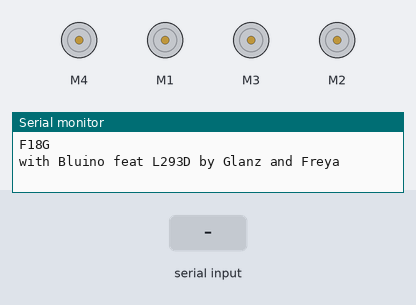
Recording of a sketch running on a simulated Arduino Uno, built with avr-gcc and run on an emulated ATmega328P. On the bench: 4 × DC motor (green arrow = forward, orange = backward, longer = faster), the last lines printed to the serial monitor. Inputs (shaded band) come from the test bench.

Above: at 1.2 s.
1.3 s: "0" received over Serial
2.8 s: "w" received over Serial
At 3.3 s:
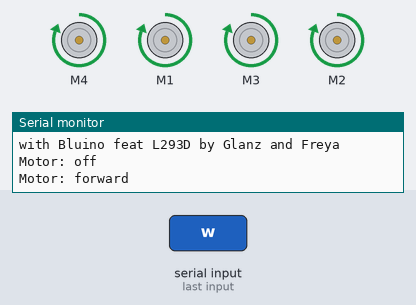
4.3 s: "a" received over Serial
At 5.5 s:
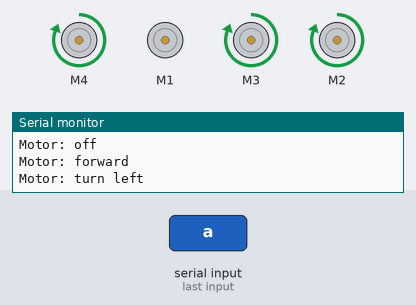
5.8 s: "d" received over Serial
At 6.8 s:
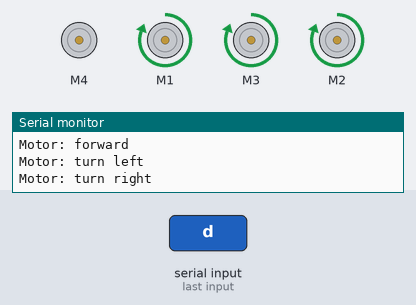
7.3 s: "s" received over Serial
At 7.9 s:
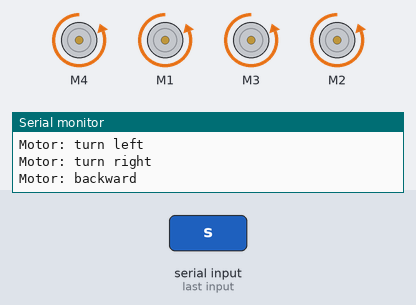
Timing chart, 0 to 9.8 s (numbered marks = the images above; inputs shaded):
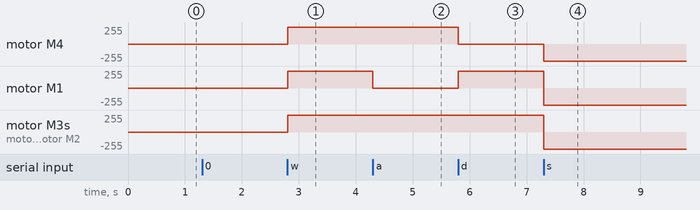

Measured:
- after the input at 2.8 s, motor M4, motor M1, motor M3, motor M2: stopped → forward 255/255 at once
- after the input at 4.3 s, motor M1: forward 255/255 → stopped at once
- after the input at 5.8 s, motor M4: forward 255/255 → stopped at once; motor M1: stopped → forward 255/255 at once
- after the input at 7.3 s, motor M4: stopped → backward 255/255 at once; motor M1, motor M3, motor M2: forward 255/255 → backward 255/255 at once

The sketch:

F18G_4WD_BluinoBluetoothController.ino
```cpp
// The logic can be applied to work on Bluetooth funduino joystick
// Can be upgraded to TRANSFORM INTO QUADCOPTER with stepper
// the the tires movement is reversed, instead of changing the code
// exchange the wire (black and red) from DC motor to L293D terminal port
// https://randomnerdtutorials.com/arduino-control-dc-motor-via-bluetooth/

#include <AFMotor.h>
#include <SoftwareSerial.h>

AF_DCMotor motorfrontright(4);
AF_DCMotor motorfrontleft(1);
AF_DCMotor motorbackright(3);
AF_DCMotor motorbackleft(2);

int state;
int flag=0;

void setup()
{
  Serial.begin(9600);
  //Set initial speed of the motor & stop
  Serial.println("F18G");
  Serial.println("with Bluino feat L293D by Glanz and Freya");
}

void loop()
{
  if(Serial.available() > 0){
      state = Serial.read();
      flag=0;
    }
  if (state == '0') {
        motorfrontright.run(RELEASE);
        motorfrontleft.run(RELEASE);
        motorbackright.run(RELEASE);
        motorbackleft.run(RELEASE);
        if(flag == 0){
          Serial.println("Motor: off");
          flag=1;
        }
    }
  // if the state is 'w' F18G will move forward
  else if (state == 'w') {
        motorfrontright.setSpeed(255);
        motorfrontleft.setSpeed(255);
        motorbackright.setSpeed(255);
        motorbackleft.setSpeed(255);
        motorfrontright.run(FORWARD);
        motorfrontleft.run(FORWARD);
        motorbackright.run(FORWARD);
        motorbackleft.run(FORWARD);
        if(flag == 0){
          Serial.println("Motor: forward");
          flag=1;
        }
    }
  // if the state is 'a' F18G will turn left
  else if (state == 'a') {
        motorfrontright.setSpeed(255);
        motorfrontleft.setSpeed(255);
        motorbackright.setSpeed(255);
        motorbackleft.setSpeed(255);
        motorfrontright.run(FORWARD);
        motorfrontleft.run(RELEASE);
        motorbackright.run(FORWARD);
        motorbackleft.run(FORWARD);
        if(flag == 0){
          Serial.println("Motor: turn left");
          flag=1;
        }
    }
  // if the state is 'd' F18G will turn right
  else if (state == 'd') {
        motorfrontright.setSpeed(255);
        motorfrontleft.setSpeed(255);
        motorbackright.setSpeed(255);
        motorbackleft.setSpeed(255);
        motorfrontright.run(RELEASE);
        motorfrontleft.run(FORWARD);
        motorbackright.run(FORWARD);
        motorbackleft.run(FORWARD);
        if(flag == 0){
          Serial.println("Motor: turn right");
          flag=1;
        }
    }
  // if the state is 's' F18G will turn left
  else if (state == 's') {
        motorfrontright.setSpeed(255);
        motorfrontleft.setSpeed(255);
        motorbackright.setSpeed(255);
        motorbackleft.setSpeed(255);
        motorfrontright.run(BACKWARD);
        motorfrontleft.run(BACKWARD);
        motorbackright.run(BACKWARD);
        motorbackleft.run(BACKWARD);
        if(flag == 0){
          Serial.println("Motor: backward");
          flag=1;
        }
    }
}
```
